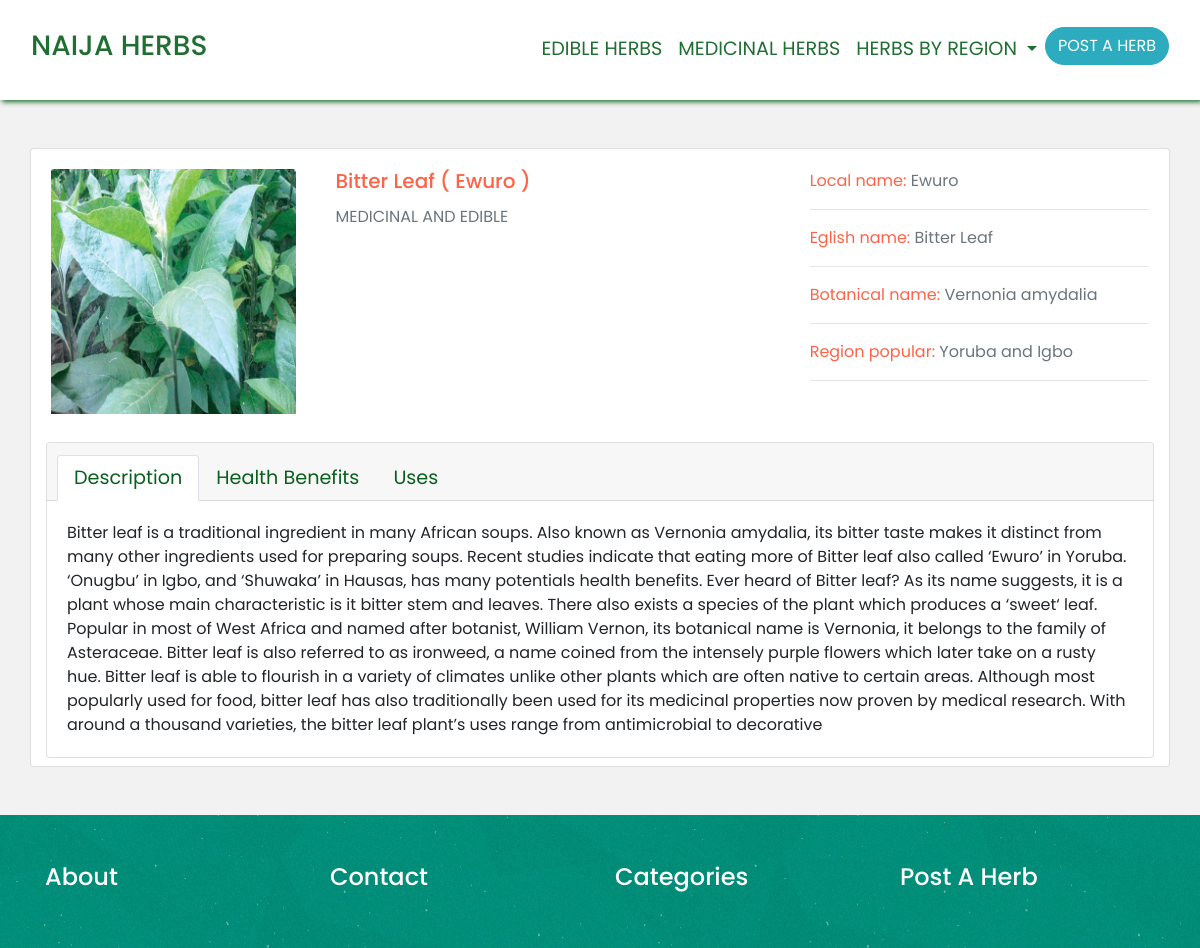
The page /herb/2/ on the database as committed earlier.
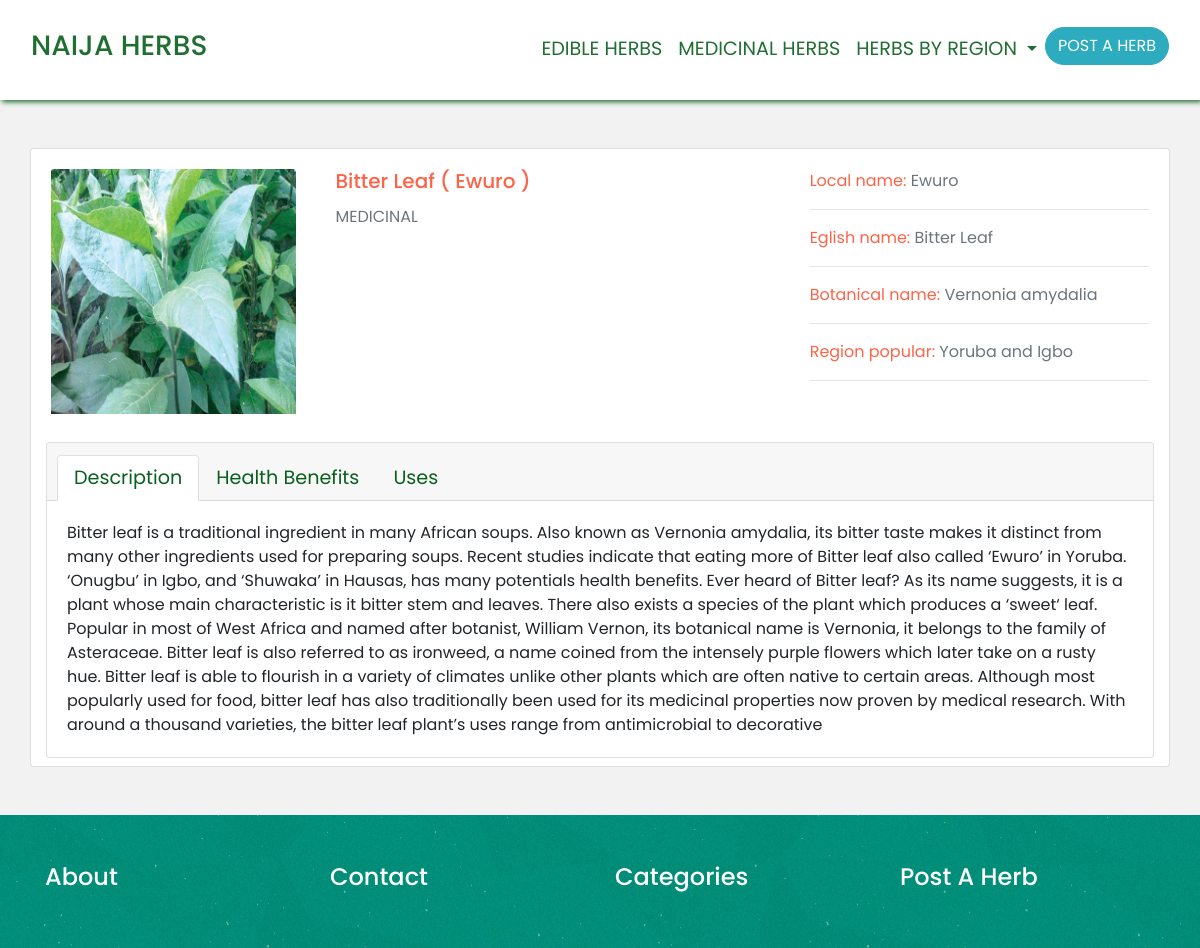
The same page on the database as committed later.
### nijaherbs/models.py (models this page shows, shortened)
class Herb(models.Model):
    image = models.ImageField(upload_to = 'images/', blank=True)
    summary = models.TextField(max_length=1000, help_text='Enter a brief description of the herb')
    description	= models.TextField(help_text='Enter description of the herb', null=True)
    health_benefits	= models.TextField(help_text='Enter the health benefits of the of the herb', null=True)
    uses	= models.TextField(help_text='Enter uses of the herb', null=True)
    local_Name = models.CharField(max_length=200)
    english_Name = models.CharField(max_length=200)
    botanical_Name = models.CharField(max_length=200)
    region = models.ForeignKey('Region', on_delete=models.SET_NULL, null=True)
    category = models.ForeignKey('Category', on_delete=models.SET_NULL, null=True)
    created_on = models.DateTimeField(auto_now_add=True, null=True)
    class Meta:
        ordering = ('-created_on',)

class Category(models.Model):
    name = models.CharField(max_length=200, help_text='Enter a herb category (e.g. Medicinal)')
    class Meta:
        ordering = ('name',)
        verbose_name = 'category'
        verbose_name_plural = 'categories'
    def __str__(self):
        return self.name

class Region(models.Model):
    name = models.CharField(max_length=200, help_text='Enter a region (e.g. Yoruba)')
    def __str__(self):
        return self.name

### nijaherbs/views.py (the view)
# urls.py: path('herb/<int:pk>/', HerbDetailView.as_view(), name='herb'),
class HerbDetailView(DetailView):
    model = Herb
    template_name = 'herb.html'

### templates/herb.html (shortened to what this page needs)
{% extends 'base.html' %}
{% block content %}
  <section id="feature-search-list" class="py-5">
      <div id="herb-search-list" class="container card">
          <div class="row">
                          <div class="col-md-3 card-body">
                          <img class="card-img-top img-fluid" src="{{ herb.image.url }}" alt="">
                          </div>
                          <div class="col-md-5 card-body">
                                      <h5 class="card-title">
                                      {{ herb.english_Name }} ( {{ herb.local_Name }} )
                                      </h5>
                                      <p class="text-muted text-uppercase">{{ herb.category }}</p>
                          </div>
                          <div class="col-md-4 card-body">
                                      <div class="herb-attribute">
                                          <p class="herb-xter">Local name: <span class="text-muted">{{ herb.local_Name }} </span></p><hr><p class="herb-xter">Eglish name: <span class="text-muted">{{ herb.english_Name }} </span></p><hr>
                                          <p class="herb-xter">Botanical name: <span class="text-muted">{{ herb.botanical_Name }} </span></p><hr>
                                          <p class="herb-xter">Region popular: <span class="text-muted">{{ herb.region }} </span></p><hr>
                                      </div>
                          </div>
                  </div>
                  <div class="row py-2">
                      <div class="col-md-12">
                        <div class="card">
                          <div class="card-header">
                            <ul class="nav nav-tabs card-header-tabs">
                              <li class="nav-item">
                                <a data-toggle="tab" href="#description" class="nav-link active">Description</a>
                              </li>
                              <li class="nav-item">
                                  <a data-toggle="tab" class="nav-link" href="#benefits">Health Benefits</a>
                              </li>
                              <li class="nav-item">
                                  <a data-toggle="tab" class="nav-link" href="#uses">Uses</a>
                              </li>
                            </ul>
                          </div>
                          <div class="tab-content">
                            <div id="description" class="card-body tab-pane fade show active">
                              <p class="card-text">{{ herb.description }}
                              </p>
                            </div>
                          </div>
                        </div>
                      </div>
                    </div>
              </div>
          </div>
{% endblock content %}

Rows that differ between the two databases and show on the page:
changed Herb "Bitter Leaf": category "MEDICINAL AND EDIBLE" → "MEDICINAL"
